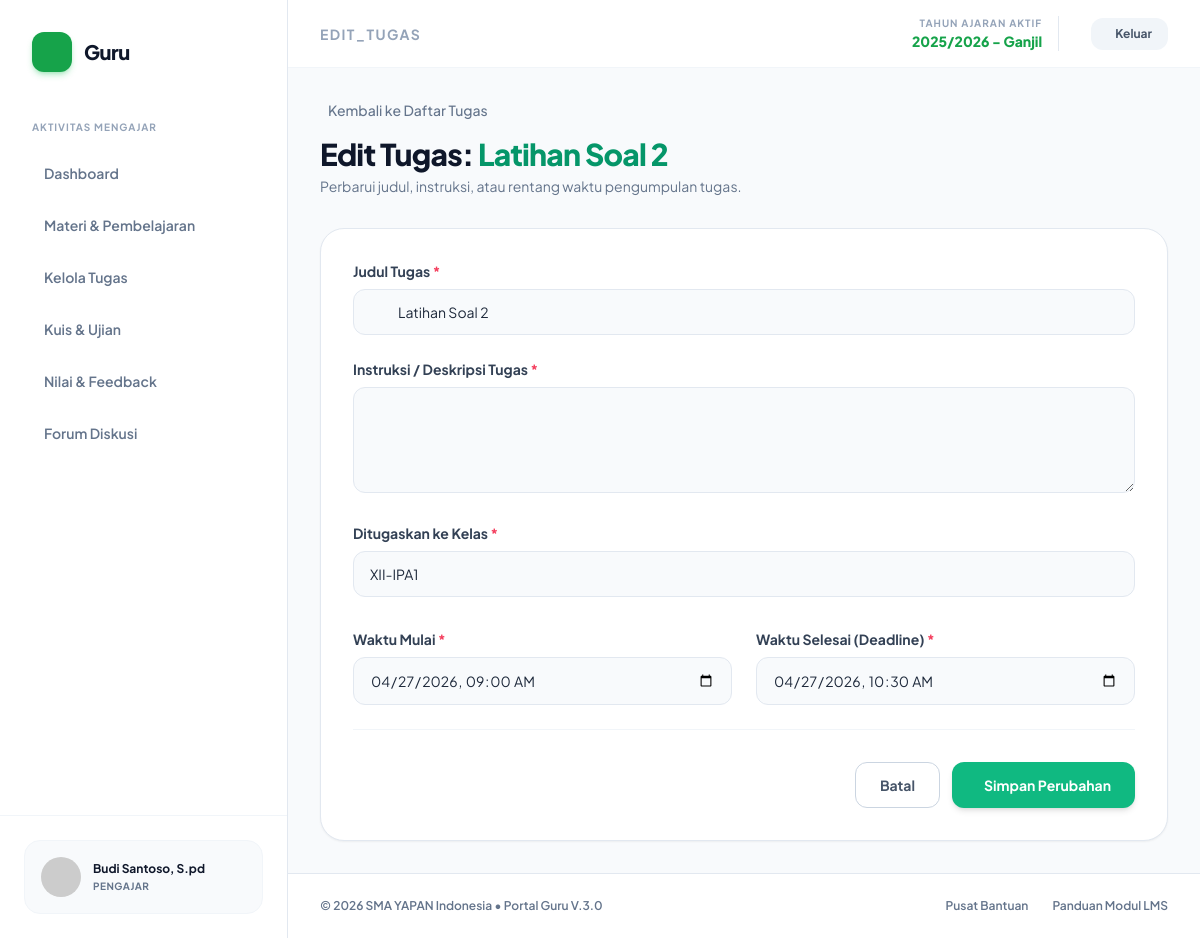
Page /guru/edit_tugas.php?id=2 (signed in) on the committed database.
### tables this page shows
CREATE TABLE `tugas` (
  `id_tugas` int(11) NOT NULL,
  `judul_tugas` varchar(150) NOT NULL,
  `deskripsi` text NOT NULL,
  `file_tugas` varchar(255) DEFAULT NULL,
  `tgl_mulai` datetime NOT NULL,
  `tgl_selesai` datetime NOT NULL,
  `id_kelas` int(11) NOT NULL,
  `id_mapel` int(11) NOT NULL,
  `id_guru` int(11) NOT NULL,
  `tgl_buat` timestamp NOT NULL DEFAULT current_timestamp()
);

### guru/edit_tugas.php (the view, shortened to what this page needs)
<?php
require_once '../config/koneksi.php';
$id_guru = $_SESSION['id_user'];
$id_tugas = mysqli_real_escape_string($koneksi, $_GET['id']);
$q_tugas = mysqli_query($koneksi, "SELECT * FROM tugas WHERE id_tugas='$id_tugas' AND id_guru='$id_guru'");
$data_lama = mysqli_fetch_assoc($q_tugas);
include 'includes/header.php';
?>
<div class="mb-8">
    <a href="tugas.php" class="text-sm font-medium text-slate-500 hover:text-emerald-600 flex items-center gap-2 w-fit transition-colors mb-4">
        <i class="ph ph-arrow-left text-lg"></i> Kembali ke Daftar Tugas
    </a>
    <h1 class="text-3xl font-extrabold text-slate-900 tracking-tight">Edit Tugas: <span class="text-emerald-600"><?php echo htmlspecialchars($data_lama['judul_tugas']); ?></span></h1>
    <p class="text-slate-500 text-sm mt-1">Perbarui judul, instruksi, atau rentang waktu pengumpulan tugas.</p>
</div>
<div class="bg-white border border-slate-200 rounded-3xl shadow-sm p-6 md:p-8 max-w-4xl">
    <form action="" method="POST" enctype="multipart/form-data" class="space-y-6">
        <div>
            <label class="block text-sm font-bold text-slate-700 mb-2">Judul Tugas <span class="text-rose-500">*</span></label>
            <div class="relative">
                <div class="absolute inset-y-0 left-0 pl-4 flex items-center pointer-events-none">
                </div>
                <input type="text" name="judul_tugas" required value="<?php echo htmlspecialchars($data_lama['judul_tugas']); ?>"
                    class="w-full pl-11 pr-4 py-3 bg-slate-50 border border-slate-200 rounded-xl text-sm text-slate-800 focus:outline-none focus:border-emerald-500 focus:ring-1 focus:ring-emerald-500 transition-all">
            </div>
        </div>
        <div>
            <label class="block text-sm font-bold text-slate-700 mb-2">Instruksi / Deskripsi Tugas <span class="text-rose-500">*</span></label>
            <textarea name="deskripsi" required rows="4"
                class="w-full px-4 py-3 bg-slate-50 border border-slate-200 rounded-xl text-sm text-slate-800 focus:outline-none focus:border-emerald-500 focus:ring-1 focus:ring-emerald-500 transition-all resize-y"><?php echo htmlspecialchars($data_lama['deskripsi'] ?? ''); ?></textarea>
        </div>
        <div>
            <label class="block text-sm font-bold text-slate-700 mb-2">Ditugaskan ke Kelas <span class="text-rose-500">*</span></label>
            <div class="relative">
                <select name="id_kelas" required class="w-full pl-4 pr-10 py-3 bg-slate-50 border border-slate-200 rounded-xl text-sm focus:outline-none focus:border-emerald-500 focus:ring-1 focus:ring-emerald-500 appearance-none transition-all cursor-pointer">
                    <?php
                    $q_kelas = mysqli_query($koneksi, "SELECT DISTINCT k.id_kelas, k.nama_kelas FROM kelas k JOIN penugasan_guru pg ON k.id_kelas = pg.id_kelas WHERE pg.id_guru = '$id_guru' ORDER BY k.nama_kelas ASC");
                    while($k = mysqli_fetch_assoc($q_kelas)):
                        $selected = ($k['id_kelas'] == $data_lama['id_kelas']) ? 'selected' : '';
                    ?>
                        <option value="<?php echo $k['id_kelas']; ?>" <?php echo $selected; ?>><?php echo htmlspecialchars($k['nama_kelas']); ?></option>
                    <?php endwhile; ?>
                </select>
                <div class="absolute inset-y-0 right-0 pr-4 flex items-center pointer-events-none">
                </div>
            </div>
        </div>
        <div class="grid grid-cols-1 md:grid-cols-2 gap-6 pt-2">
            <div>
                <label class="block text-sm font-bold text-slate-700 mb-2">Waktu Mulai <span class="text-rose-500">*</span></label>
                <input type="datetime-local" name="tgl_mulai" required value="<?php echo !empty($data_lama['tgl_mulai']) ? date('Y-m-d\TH:i', strtotime($data_lama['tgl_mulai'])) : ''; ?>"
                    class="w-full px-4 py-3 bg-slate-50 border border-slate-200 rounded-xl text-sm text-slate-800 focus:outline-none focus:border-emerald-500 focus:ring-1 focus:ring-emerald-500 transition-all cursor-pointer">
            </div>
            <div>
                <label class="block text-sm font-bold text-slate-700 mb-2">Waktu Selesai (Deadline) <span class="text-rose-500">*</span></label>
                <input type="datetime-local" name="tgl_selesai" required value="<?php echo !empty($data_lama['tgl_selesai']) ? date('Y-m-d\TH:i', strtotime($data_lama['tgl_selesai'])) : ''; ?>"
                    class="w-full px-4 py-3 bg-slate-50 border border-slate-200 rounded-xl text-sm text-slate-800 focus:outline-none focus:border-emerald-500 focus:ring-1 focus:ring-emerald-500 transition-all cursor-pointer">
            </div>
        </div>
        <div class="pt-8 border-t border-slate-100 flex justify-end gap-3">
            <a href="tugas.php" class="px-6 py-3 border border-slate-300 text-slate-600 hover:bg-slate-50 font-bold text-sm rounded-xl transition-colors">
                Batal
            </a>
            <button type="submit" name="update" class="px-6 py-3 bg-[#10B981] hover:bg-emerald-600 text-white font-bold text-sm rounded-xl transition-colors flex items-center gap-2 shadow-md">
                <i class="ph ph-floppy-disk text-lg"></i> Simpan Perubahan
            </button>
        </div>
    </form>
</div>
<?php include 'includes/footer.php'; ?>

### guru/includes/header.php (style rules this page uses)
body { font-family: 'Plus Jakarta Sans', sans-serif; background-color: #f8fafc; }

### rows in the picture
tugas: judul_tugas "Latihan Soal 2", tgl_mulai "04/27/2026 09:00", tgl_selesai "04/27/2026 10:30"

### other values in the picture
$_SESSION['nama'] "Budi Santoso, S.pd"
str_replace('.php', '', ucfirst($current_page)) "EDIT_TUGAS"
$_SESSION['nama_tahun_aktif'] "2025/2026"
$_SESSION['semester_aktif'] "Ganjil"
form field id_kelas "XII-IPA1"
